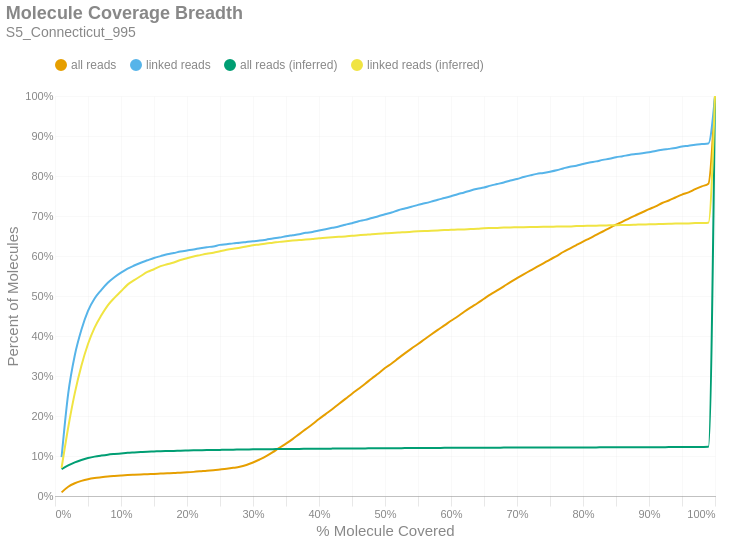

This figure's notebook cell:
### Markdown cell above
### Molecule Read Coverage
This chart shows molecule coverage breadth as computed by the number of bases aligned to that molecule. In other words, "*how much of each unique long molecule is actually sequenced/aligned?*" Keep in mind there is a distinction between sequences and alignments, since some sequences belonging to a particular molecule may not align well and wouldn't appear in the alignment data. This chart also shows molecule coverage breadth as computed by the *inferred fragment* from which the aligned sequences originate. Unlike read coverage, this calculation takes into account the total insert size, including unsequenced gaps between the forward and reverse reads. Like the previous figures, these are cumulative percents.

### Code cell
if SKIPLR:
    print_html(f"Skipped")
else:
    binned_df = consolidated_hist(valids['coverage_bp'], mask, 0.01, True)
    binned_df_inf = consolidated_hist(valids['coverage_inserts'], mask, 0.01, True)
    binned_df = binned_df.with_columns(pl.lit(binned_df_inf['all reads (cumsum)']).alias('all reads (inferred)'))
    binned_df = binned_df.with_columns(pl.lit(binned_df_inf['linked reads (cumsum)']).alias('linked reads (inferred)'))
    binned_df = binned_df.with_columns(
        (pl.col('bin').cast(pl.Float64) + 0.01).alias('right_edge')
    )

    with SafeRender(binned_df):
        (
            density_plot(binned_df, 'Molecule Coverage Breadth', samplename, 'molcov', ['all reads (inferred)','linked reads (inferred)'])
            .encode(
                #x=alt.X('bin:Q', title="% Molecule Covered").axis(format = '%').scale(padding=0),
                x=alt.X('right_edge:Q', title="% Molecule Covered").axis(format='%').scale(padding=0),
                y=alt.Y('value:Q', title='Percent of Molecules')
                    .axis(format='%')
                    .stack(False)
                    .scale(domainMin=0, padding=0),
                color=alt.Color("key:N").scale(domain = ["all reads", "linked reads", "all reads (inferred)", "linked reads (inferred)"]),
                tooltip = [
                    alt.Tooltip("key:N", title = "Data Type"),
                    alt.Tooltip("range_label:N", title="% Molecule Covered"),
                    alt.Tooltip("value:Q", format = ".2%", title="% Molecules")
                ]
            )
        ).display()

### Figure 1 — Vega-Lite specification as saved in the notebook (floating-point values rounded to 4 significant figures)
{"width": "container", "height": 400, "config": {"title": {"anchor": "start", "dy": -15, "fontSize": 18, "color": "#888888", "subtitleColor": "#888888", "subtitleFontSize": 14}, "arc": {"fill": "#0072B2"}, "axis": {"domainColor": "#888888", "domainWidth": 0.5, "gridWidth": 0.2, "grid": false, "titleFontWeight": 400, "titleFontSize": 15, "labelFontSize": 11, "labelColor": "#888888", "tickColor": "#888888", "tickWidth": 0.2, "titleColor": "#888888"}, "axisBand": {"grid": false}, "axisX": {"grid": true, "tickSize": 10, "domainCap": "round"}, "axisY": {"domain": false, "grid": true, "tickSize": 0, "domainCap": "round"}, "background": "transparent", "header": {"labelFontSize": 15, "labelColor": "#888888", "titleFontSize": 15, "titleFontWeight": 600, "titleColor": "#888888"}, "legend": {"labelFont": "sans-serif", "labelFontSize": 12, "labelColor": "#888888", "symbolSize": 100, "symbolType": "circle", "titleFontSize": 12, "titlePadding": 10, "titleColor": "#888888", "title": null, "orient": "top"}, "range": {"category": ["#E69F00", "#56B4E9", "#009E73", "#F0E442", "#0072B2", "#D55E00", "#CC79A7", "#000000"], "diverging": ["#cfe8f3", "#a2d4ec", "#73bfe2", "#46abdb", "#1696d2", "#12719e"]}, "area": {"fill": "#0072B2", "fillOpacity": 0.7, "line": true, "strokeOpacity": 0.7}, "line": {"color": "#0072B2", "stroke": "#0072B2", "strokeWidth": 2}, "trail": {"color": "#0072B2", "stroke": "#0072B2", "strokeWidth": 0, "size": 1}, "point": {"filled": true, "fillOpacity": 1.0, "size": 95}, "text": {"color": "#888888", "fontSize": 11, "align": "right", "fontWeight": 400, "size": 11}, "bar": {"fill": "#0072B2", "stroke": null}, "view": {"stroke": null, "continuousWidth": 660, "continuousHeight": 400}}, "data": {"name": "data-03aa999fd1791d0c87ec6a07f1e1e82c"}, "mark": {"type": "line", "interpolate": "monotone", "point": {"opacity": 0, "size": 275}}, "encoding": {"color": {"field": "key", "scale": {"domain": ["all reads", "linked reads", "all reads (inferred)", "linked reads (inferred)"]}, "type": "nominal"}, "tooltip": [{"field": "key", "title": "Data Type", "type": "nominal"}, {"field": "range_label", "title": "% Molecule Covered", "type": "nominal"}, {"field": "value", "format": ".2%", "title": "% Molecules", "type": "quantitative"}], "x": {"axis": {"format": "%"}, "field": "right_edge", "scale": {"padding": 0}, "title": "% Molecule Covered", "type": "quantitative"}, "y": {"axis": {"format": "%"}, "field": "value", "scale": {"domainMin": 0, "padding": 0}, "stack": false, "title": "Percent of Molecules", "type": "quantitative"}}, "params": [{"name": "param_c36ac31b6afebe62", "select": {"type": "point", "fields": ["key"]}, "bind": "legend"}], "title": {"text": "Molecule Coverage Breadth", "subtitle": "S5_Connecticut_995"}, "transform": [{"fold": ["all reads (cumsum)", "linked reads (cumsum)", "all reads (inferred)", "linked reads (inferred)"]}, {"calculate": "replace(datum.key, ' (cumsum)', '')", "as": "key"}, {"filter": {"param": "param_c36ac31b6afebe62"}}], "usermeta": {"embedOptions": {"downloadFileName": "S5_Connecticut_995.molcov"}}, "$schema": "https://vega.github.io/schema/vega-lite/v6.1.0.json", "datasets": {"data-03aa999fd1791d0c87ec6a07f1e1e82c": [{"bin": "0.0", "interval": "0.0-0.01", "all reads": 0.009089, "linked reads": 0.09725, "all reads (cumsum)": 0.009089, "linked reads (cumsum)": 0.09725, "range_label": "0.0-0.01", "all reads (inferred)": 0.06746, "linked reads (inferred)": 0.07035, "right_edge": 0.01}, {"bin": "0.01", "interval": "0.01-0.02", "all reads": 0.01409, "linked reads": 0.1584, "all reads (cumsum)": 0.02318, "linked reads (cumsum)": 0.2556, "range_label": "0.01-0.02", "all reads (inferred)": 0.07644, "linked reads (inferred)": 0.1713, "right_edge": 0.02}, {"bin": "0.02", "interval": "0.02-0.03", "all reads": 0.008709, "linked reads": 0.0961, "all reads (cumsum)": 0.03189, "linked reads (cumsum)": 0.3517, "range_label": "0.02-0.03", "all reads (inferred)": 0.084, "linked reads (inferred)": 0.2572, "right_edge": 0.03}, {"bin": "0.03", "interval": "0.03-0.04", "all reads": 0.005839, "linked reads": 0.06373, "all reads (cumsum)": 0.03773, "linked reads (cumsum)": 0.4155, "range_label": "0.03-0.04", "all reads (inferred)": 0.09007, "linked reads (inferred)": 0.3256, "right_edge": 0.04}, {"bin": "0.04", "interval": "0.04-0.05", "all reads": 0.004293, "linked reads": 0.04733, "all reads (cumsum)": 0.04202, "linked reads (cumsum)": 0.4628, "range_label": "0.04-0.05", "all reads (inferred)": 0.09485, "linked reads (inferred)": 0.3799, "right_edge": 0.05}, {"bin": "0.05", "interval": "0.05-0.06", "all reads": 0.002895, "linked reads": 0.03093, "all reads (cumsum)": 0.04492, "linked reads (cumsum)": 0.4937, "range_label": "0.05-0.06", "all reads (inferred)": 0.09843, "linked reads (inferred)": 0.4211, "right_edge": 0.06}, {"bin": "0.06", "interval": "0.06-0.07", "all reads": 0.00195, "linked reads": 0.021, "all reads (cumsum)": 0.04687, "linked reads (cumsum)": 0.5147, "range_label": "0.06-0.07", "all reads (inferred)": 0.1011, "linked reads (inferred)": 0.451, "right_edge": 0.07}, {"bin": "0.07", "interval": "0.07-0.08", "all reads": 0.00173, "linked reads": 0.01827, "all reads (cumsum)": 0.0486, "linked reads (cumsum)": 0.533, "range_label": "0.07-0.08", "all reads (inferred)": 0.1033, "linked reads (inferred)": 0.4766, "right_edge": 0.08}, {"bin": "0.08", "interval": "0.08-0.09", "all reads": 0.001337, "linked reads": 0.01395, "all reads (cumsum)": 0.04993, "linked reads (cumsum)": 0.547, "range_label": "0.08-0.09", "all reads (inferred)": 0.1049, "linked reads (inferred)": 0.4953, "right_edge": 0.09}, {"bin": "0.09", "interval": "0.09-0.1", "all reads": 0.00119, "linked reads": 0.01137, "all reads (cumsum)": 0.05112, "linked reads (cumsum)": 0.5583, "range_label": "0.09-0.1", "all reads (inferred)": 0.1064, "linked reads (inferred)": 0.5117, "right_edge": 0.1}, {"bin": "0.1", "interval": "0.1-0.11", "all reads": 0.001092, "linked reads": 0.01007, "all reads (cumsum)": 0.05222, "linked reads (cumsum)": 0.5684, "range_label": "0.1-0.11", "all reads (inferred)": 0.1079, "linked reads (inferred)": 0.5284, "right_edge": 0.11}, {"bin": "0.11", "interval": "0.11-0.12", "all reads": 0.0008464, "linked reads": 0.007769, "all reads (cumsum)": 0.05306, "linked reads (cumsum)": 0.5762, "range_label": "0.11-0.12", "all reads (inferred)": 0.1089, "linked reads (inferred)": 0.5395, "right_edge": 0.12}, {"bin": "0.12", "interval": "0.12-0.13", "all reads": 0.0007728, "linked reads": 0.007049, "all reads (cumsum)": 0.05384, "linked reads (cumsum)": 0.5832, "range_label": "0.12-0.13", "all reads (inferred)": 0.1098, "linked reads (inferred)": 0.55, "right_edge": 0.13}, {"bin": "0.13", "interval": "0.13-0.14", "all reads": 0.0006869, "linked reads": 0.006042, "all reads (cumsum)": 0.05452, "linked reads (cumsum)": 0.5893, "range_label": "0.13-0.14", "all reads (inferred)": 0.1107, "linked reads (inferred)": 0.5602, "right_edge": 0.14}, {"bin": "0.14", "interval": "0.14-0.15", "all reads": 0.000785, "linked reads": 0.005898, "all reads (cumsum)": 0.05531, "linked reads (cumsum)": 0.5952, "range_label": "0.14-0.15", "all reads (inferred)": 0.1113, "linked reads (inferred)": 0.567, "right_edge": 0.15}, {"bin": "0.15", "interval": "0.15-0.16", "all reads": 0.0006746, "linked reads": 0.004604, "all reads (cumsum)": 0.05598, "linked reads (cumsum)": 0.5998, "range_label": "0.15-0.16", "all reads (inferred)": 0.112, "linked reads (inferred)": 0.5746, "right_edge": 0.16}, {"bin": "0.16", "interval": "0.16-0.17", "all reads": 0.0006992, "linked reads": 0.00446, "all reads (cumsum)": 0.05668, "linked reads (cumsum)": 0.6042, "range_label": "0.16-0.17", "all reads (inferred)": 0.1124, "linked reads (inferred)": 0.5792, "right_edge": 0.17}, {"bin": "0.17", "interval": "0.17-0.18", "all reads": 0.0006378, "linked reads": 0.003165, "all reads (cumsum)": 0.05732, "linked reads (cumsum)": 0.6074, "range_label": "0.17-0.18", "all reads (inferred)": 0.1128, "linked reads (inferred)": 0.5838, "right_edge": 0.18}, {"bin": "0.18", "interval": "0.18-0.19", "all reads": 0.001018, "linked reads": 0.003597, "all reads (cumsum)": 0.05834, "linked reads (cumsum)": 0.611, "range_label": "0.18-0.19", "all reads (inferred)": 0.1133, "linked reads (inferred)": 0.59, "right_edge": 0.19}, {"bin": "0.19", "interval": "0.19-0.2", "all reads": 0.0008464, "linked reads": 0.002733, "all reads (cumsum)": 0.05918, "linked reads (cumsum)": 0.6137, "range_label": "0.19-0.2", "all reads (inferred)": 0.1137, "linked reads (inferred)": 0.5944, "right_edge": 0.2}, {"bin": "0.2", "interval": "0.2-0.21", "all reads": 0.001128, "linked reads": 0.002446, "all reads (cumsum)": 0.06031, "linked reads (cumsum)": 0.6162, "range_label": "0.2-0.21", "all reads (inferred)": 0.1141, "linked reads (inferred)": 0.5988, "right_edge": 0.21}, {"bin": "0.21", "interval": "0.21-0.22", "all reads": 0.001447, "linked reads": 0.003309, "all reads (cumsum)": 0.06176, "linked reads (cumsum)": 0.6195, "range_label": "0.21-0.22", "all reads (inferred)": 0.1144, "linked reads (inferred)": 0.6022, "right_edge": 0.22}, {"bin": "0.22", "interval": "0.22-0.23", "all reads": 0.001582, "linked reads": 0.00259, "all reads (cumsum)": 0.06334, "linked reads (cumsum)": 0.6221, "range_label": "0.22-0.23", "all reads (inferred)": 0.1147, "linked reads (inferred)": 0.6057, "right_edge": 0.23}, {"bin": "0.23", "interval": "0.23-0.24", "all reads": 0.001202, "linked reads": 0.00187, "all reads (cumsum)": 0.06454, "linked reads (cumsum)": 0.6239, "range_label": "0.23-0.24", "all reads (inferred)": 0.1149, "linked reads (inferred)": 0.6083, "right_edge": 0.24}, {"bin": "0.24", "interval": "0.24-0.25", "all reads": 0.001742, "linked reads": 0.003884, "all reads (cumsum)": 0.06629, "linked reads (cumsum)": 0.6278, "range_label": "0.24-0.25", "all reads (inferred)": 0.1153, "linked reads (inferred)": 0.6119, "right_edge": 0.25}, {"bin": "0.25", "interval": "0.25-0.26", "all reads": 0.001828, "linked reads": 0.001583, "all reads (cumsum)": 0.06811, "linked reads (cumsum)": 0.6294, "range_label": "0.25-0.26", "all reads (inferred)": 0.1156, "linked reads (inferred)": 0.6155, "right_edge": 0.26}, {"bin": "0.26", "interval": "0.26-0.27", "all reads": 0.002232, "linked reads": 0.002158, "all reads (cumsum)": 0.07035, "linked reads (cumsum)": 0.6316, "range_label": "0.26-0.27", "all reads (inferred)": 0.1159, "linked reads (inferred)": 0.6183, "right_edge": 0.27}, {"bin": "0.27", "interval": "0.27-0.28", "all reads": 0.002674, "linked reads": 0.001295, "all reads (cumsum)": 0.07302, "linked reads (cumsum)": 0.6329, "range_label": "0.27-0.28", "all reads (inferred)": 0.1161, "linked reads (inferred)": 0.6208, "right_edge": 0.28}, {"bin": "0.28", "interval": "0.28-0.29", "all reads": 0.004514, "linked reads": 0.002158, "all reads (cumsum)": 0.07753, "linked reads (cumsum)": 0.635, "range_label": "0.28-0.29", "all reads (inferred)": 0.1163, "linked reads (inferred)": 0.6237, "right_edge": 0.29}, {"bin": "0.29", "interval": "0.29-0.3", "all reads": 0.006108, "linked reads": 0.002014, "all reads (cumsum)": 0.08364, "linked reads (cumsum)": 0.637, "range_label": "0.29-0.3", "all reads (inferred)": 0.1166, "linked reads (inferred)": 0.6271, "right_edge": 0.3}, {"bin": "0.3", "interval": "0.3-0.31", "all reads": 0.00758, "linked reads": 0.001439, "all reads (cumsum)": 0.09122, "linked reads (cumsum)": 0.6385, "range_label": "0.3-0.31", "all reads (inferred)": 0.1167, "linked reads (inferred)": 0.6287, "right_edge": 0.31}, {"bin": "0.31", "interval": "0.31-0.32", "all reads": 0.008353, "linked reads": 0.002302, "all reads (cumsum)": 0.09958, "linked reads (cumsum)": 0.6408, "range_label": "0.31-0.32", "all reads (inferred)": 0.117, "linked reads (inferred)": 0.6313, "right_edge": 0.32}, {"bin": "0.32", "interval": "0.32-0.33", "all reads": 0.009997, "linked reads": 0.003021, "all reads (cumsum)": 0.1096, "linked reads (cumsum)": 0.6438, "range_label": "0.32-0.33", "all reads (inferred)": 0.1172, "linked reads (inferred)": 0.6331, "right_edge": 0.33}, {"bin": "0.33", "interval": "0.33-0.34", "all reads": 0.01101, "linked reads": 0.002302, "all reads (cumsum)": 0.1206, "linked reads (cumsum)": 0.6461, "range_label": "0.33-0.34", "all reads (inferred)": 0.1174, "linked reads (inferred)": 0.6353, "right_edge": 0.34}, {"bin": "0.34", "interval": "0.34-0.35", "all reads": 0.01028, "linked reads": 0.003165, "all reads (cumsum)": 0.1309, "linked reads (cumsum)": 0.6493, "range_label": "0.34-0.35", "all reads (inferred)": 0.1175, "linked reads (inferred)": 0.6369, "right_edge": 0.35}, {"bin": "0.35", "interval": "0.35-0.36", "all reads": 0.0113, "linked reads": 0.00259, "all reads (cumsum)": 0.1422, "linked reads (cumsum)": 0.6518, "range_label": "0.35-0.36", "all reads (inferred)": 0.1177, "linked reads (inferred)": 0.6385, "right_edge": 0.36}, {"bin": "0.36", "interval": "0.36-0.37", "all reads": 0.01261, "linked reads": 0.00259, "all reads (cumsum)": 0.1548, "linked reads (cumsum)": 0.6544, "range_label": "0.36-0.37", "all reads (inferred)": 0.1178, "linked reads (inferred)": 0.6398, "right_edge": 0.37}, {"bin": "0.37", "interval": "0.37-0.38", "all reads": 0.01234, "linked reads": 0.003453, "all reads (cumsum)": 0.1671, "linked reads (cumsum)": 0.6579, "range_label": "0.37-0.38", "all reads (inferred)": 0.1179, "linked reads (inferred)": 0.6411, "right_edge": 0.38}, {"bin": "0.38", "interval": "0.38-0.39", "all reads": 0.01246, "linked reads": 0.002158, "all reads (cumsum)": 0.1796, "linked reads (cumsum)": 0.66, "range_label": "0.38-0.39", "all reads (inferred)": 0.118, "linked reads (inferred)": 0.6426, "right_edge": 0.39}, {"bin": "0.39", "interval": "0.39-0.4", "all reads": 0.01287, "linked reads": 0.003597, "all reads (cumsum)": 0.1924, "linked reads (cumsum)": 0.6636, "range_label": "0.39-0.4", "all reads (inferred)": 0.1182, "linked reads (inferred)": 0.6442, "right_edge": 0.4}, {"bin": "0.4", "interval": "0.4-0.41", "all reads": 0.01235, "linked reads": 0.003453, "all reads (cumsum)": 0.2048, "linked reads (cumsum)": 0.6671, "range_label": "0.4-0.41", "all reads (inferred)": 0.1183, "linked reads (inferred)": 0.6454, "right_edge": 0.41}, {"bin": "0.41", "interval": "0.41-0.42", "all reads": 0.01222, "linked reads": 0.003309, "all reads (cumsum)": 0.217, "linked reads (cumsum)": 0.6704, "range_label": "0.41-0.42", "all reads (inferred)": 0.1184, "linked reads (inferred)": 0.6468, "right_edge": 0.42}, {"bin": "0.42", "interval": "0.42-0.43", "all reads": 0.01305, "linked reads": 0.003309, "all reads (cumsum)": 0.2301, "linked reads (cumsum)": 0.6737, "range_label": "0.42-0.43", "all reads (inferred)": 0.1186, "linked reads (inferred)": 0.648, "right_edge": 0.43}, {"bin": "0.43", "interval": "0.43-0.44", "all reads": 0.01266, "linked reads": 0.00446, "all reads (cumsum)": 0.2427, "linked reads (cumsum)": 0.6782, "range_label": "0.43-0.44", "all reads (inferred)": 0.1186, "linked reads (inferred)": 0.6488, "right_edge": 0.44}, {"bin": "0.44", "interval": "0.44-0.45", "all reads": 0.013, "linked reads": 0.00374, "all reads (cumsum)": 0.2557, "linked reads (cumsum)": 0.6819, "range_label": "0.44-0.45", "all reads (inferred)": 0.1188, "linked reads (inferred)": 0.6506, "right_edge": 0.45}, {"bin": "0.45", "interval": "0.45-0.46", "all reads": 0.01243, "linked reads": 0.005035, "all reads (cumsum)": 0.2681, "linked reads (cumsum)": 0.687, "range_label": "0.45-0.46", "all reads (inferred)": 0.1189, "linked reads (inferred)": 0.6518, "right_edge": 0.46}, {"bin": "0.46", "interval": "0.46-0.47", "all reads": 0.01247, "linked reads": 0.003309, "all reads (cumsum)": 0.2806, "linked reads (cumsum)": 0.6903, "range_label": "0.46-0.47", "all reads (inferred)": 0.1191, "linked reads (inferred)": 0.6531, "right_edge": 0.47}, {"bin": "0.47", "interval": "0.47-0.48", "all reads": 0.0133, "linked reads": 0.004748, "all reads (cumsum)": 0.2939, "linked reads (cumsum)": 0.695, "range_label": "0.47-0.48", "all reads (inferred)": 0.1192, "linked reads (inferred)": 0.6546, "right_edge": 0.48}, {"bin": "0.48", "interval": "0.48-0.49", "all reads": 0.01236, "linked reads": 0.00446, "all reads (cumsum)": 0.3063, "linked reads (cumsum)": 0.6995, "range_label": "0.48-0.49", "all reads (inferred)": 0.1193, "linked reads (inferred)": 0.6554, "right_edge": 0.49}, {"bin": "0.49", "interval": "0.49-0.5", "all reads": 0.01358, "linked reads": 0.005035, "all reads (cumsum)": 0.3199, "linked reads (cumsum)": 0.7045, "range_label": "0.49-0.5", "all reads (inferred)": 0.1194, "linked reads (inferred)": 0.6566, "right_edge": 0.5}, {"bin": "0.5", "interval": "0.5-0.51", "all reads": 0.01133, "linked reads": 0.004172, "all reads (cumsum)": 0.3312, "linked reads (cumsum)": 0.7087, "range_label": "0.5-0.51", "all reads (inferred)": 0.1195, "linked reads (inferred)": 0.6577, "right_edge": 0.51}, {"bin": "0.51", "interval": "0.51-0.52", "all reads": 0.01281, "linked reads": 0.005898, "all reads (cumsum)": 0.344, "linked reads (cumsum)": 0.7146, "range_label": "0.51-0.52", "all reads (inferred)": 0.1196, "linked reads (inferred)": 0.6585, "right_edge": 0.52}, {"bin": "0.52", "interval": "0.52-0.53", "all reads": 0.01247, "linked reads": 0.004172, "all reads (cumsum)": 0.3565, "linked reads (cumsum)": 0.7187, "range_label": "0.52-0.53", "all reads (inferred)": 0.1197, "linked reads (inferred)": 0.6596, "right_edge": 0.53}, {"bin": "0.53", "interval": "0.53-0.54", "all reads": 0.01202, "linked reads": 0.004172, "all reads (cumsum)": 0.3685, "linked reads (cumsum)": 0.7229, "range_label": "0.53-0.54", "all reads (inferred)": 0.1198, "linked reads (inferred)": 0.6606, "right_edge": 0.54}, {"bin": "0.54", "interval": "0.54-0.55", "all reads": 0.01141, "linked reads": 0.004891, "all reads (cumsum)": 0.3799, "linked reads (cumsum)": 0.7278, "range_label": "0.54-0.55", "all reads (inferred)": 0.1199, "linked reads (inferred)": 0.6616, "right_edge": 0.55}, {"bin": "0.55", "interval": "0.55-0.56", "all reads": 0.01197, "linked reads": 0.003884, "all reads (cumsum)": 0.3919, "linked reads (cumsum)": 0.7317, "range_label": "0.55-0.56", "all reads (inferred)": 0.12, "linked reads (inferred)": 0.6625, "right_edge": 0.56}, {"bin": "0.56", "interval": "0.56-0.57", "all reads": 0.01186, "linked reads": 0.004316, "all reads (cumsum)": 0.4037, "linked reads (cumsum)": 0.736, "range_label": "0.56-0.57", "all reads (inferred)": 0.1201, "linked reads (inferred)": 0.6631, "right_edge": 0.57}, {"bin": "0.57", "interval": "0.57-0.58", "all reads": 0.01154, "linked reads": 0.004748, "all reads (cumsum)": 0.4153, "linked reads (cumsum)": 0.7408, "range_label": "0.57-0.58", "all reads (inferred)": 0.1202, "linked reads (inferred)": 0.6639, "right_edge": 0.58}, {"bin": "0.58", "interval": "0.58-0.59", "all reads": 0.01115, "linked reads": 0.004028, "all reads (cumsum)": 0.4264, "linked reads (cumsum)": 0.7448, "range_label": "0.58-0.59", "all reads (inferred)": 0.1204, "linked reads (inferred)": 0.6649, "right_edge": 0.59}, {"bin": "0.59", "interval": "0.59-0.6", "all reads": 0.01168, "linked reads": 0.004604, "all reads (cumsum)": 0.4381, "linked reads (cumsum)": 0.7494, "range_label": "0.59-0.6", "all reads (inferred)": 0.1204, "linked reads (inferred)": 0.6654, "right_edge": 0.6}, {"bin": "0.6", "interval": "0.6-0.61", "all reads": 0.01059, "linked reads": 0.005035, "all reads (cumsum)": 0.4487, "linked reads (cumsum)": 0.7544, "range_label": "0.6-0.61", "all reads (inferred)": 0.1205, "linked reads (inferred)": 0.6659, "right_edge": 0.61}, {"bin": "0.61", "interval": "0.61-0.62", "all reads": 0.01202, "linked reads": 0.00446, "all reads (cumsum)": 0.4607, "linked reads (cumsum)": 0.7589, "range_label": "0.61-0.62", "all reads (inferred)": 0.1205, "linked reads (inferred)": 0.6664, "right_edge": 0.62}, {"bin": "0.62", "interval": "0.62-0.63", "all reads": 0.01094, "linked reads": 0.005035, "all reads (cumsum)": 0.4717, "linked reads (cumsum)": 0.7639, "range_label": "0.62-0.63", "all reads (inferred)": 0.1206, "linked reads (inferred)": 0.6672, "right_edge": 0.63}, {"bin": "0.63", "interval": "0.63-0.64", "all reads": 0.01028, "linked reads": 0.004028, "all reads (cumsum)": 0.4819, "linked reads (cumsum)": 0.7679, "range_label": "0.63-0.64", "all reads (inferred)": 0.1206, "linked reads (inferred)": 0.6678, "right_edge": 0.64}, {"bin": "0.64", "interval": "0.64-0.65", "all reads": 0.01116, "linked reads": 0.003309, "all reads (cumsum)": 0.4931, "linked reads (cumsum)": 0.7713, "range_label": "0.64-0.65", "all reads (inferred)": 0.1208, "linked reads (inferred)": 0.6693, "right_edge": 0.65}, {"bin": "0.65", "interval": "0.65-0.66", "all reads": 0.01093, "linked reads": 0.004748, "all reads (cumsum)": 0.504, "linked reads (cumsum)": 0.776, "range_label": "0.65-0.66", "all reads (inferred)": 0.1208, "linked reads (inferred)": 0.6698, "right_edge": 0.66}, {"bin": "0.66", "interval": "0.66-0.67", "all reads": 0.009825, "linked reads": 0.003884, "all reads (cumsum)": 0.5138, "linked reads (cumsum)": 0.7799, "range_label": "0.66-0.67", "all reads (inferred)": 0.1209, "linked reads (inferred)": 0.6703, "right_edge": 0.67}, {"bin": "0.67", "interval": "0.67-0.68", "all reads": 0.01028, "linked reads": 0.004028, "all reads (cumsum)": 0.5241, "linked reads (cumsum)": 0.7839, "range_label": "0.67-0.68", "all reads (inferred)": 0.1209, "linked reads (inferred)": 0.6711, "right_edge": 0.68}, {"bin": "0.68", "interval": "0.68-0.69", "all reads": 0.01057, "linked reads": 0.005035, "all reads (cumsum)": 0.5347, "linked reads (cumsum)": 0.789, "range_label": "0.68-0.69", "all reads (inferred)": 0.121, "linked reads (inferred)": 0.6713, "right_edge": 0.69}, {"bin": "0.69", "interval": "0.69-0.7", "all reads": 0.009837, "linked reads": 0.003597, "all reads (cumsum)": 0.5445, "linked reads (cumsum)": 0.7925, "range_label": "0.69-0.7", "all reads (inferred)": 0.121, "linked reads (inferred)": 0.6718, "right_edge": 0.7}, {"bin": "0.7", "interval": "0.7-0.71", "all reads": 0.009678, "linked reads": 0.004748, "all reads (cumsum)": 0.5542, "linked reads (cumsum)": 0.7973, "range_label": "0.7-0.71", "all reads (inferred)": 0.121, "linked reads (inferred)": 0.6721, "right_edge": 0.71}, {"bin": "0.71", "interval": "0.71-0.72", "all reads": 0.009408, "linked reads": 0.004316, "all reads (cumsum)": 0.5636, "linked reads (cumsum)": 0.8016, "range_label": "0.71-0.72", "all reads (inferred)": 0.1211, "linked reads (inferred)": 0.6724, "right_edge": 0.72}, {"bin": "0.72", "interval": "0.72-0.73", "all reads": 0.008954, "linked reads": 0.00374, "all reads (cumsum)": 0.5726, "linked reads (cumsum)": 0.8054, "range_label": "0.72-0.73", "all reads (inferred)": 0.1211, "linked reads (inferred)": 0.6727, "right_edge": 0.73}, {"bin": "0.73", "interval": "0.73-0.74", "all reads": 0.009187, "linked reads": 0.002302, "all reads (cumsum)": 0.5818, "linked reads (cumsum)": 0.8077, "range_label": "0.73-0.74", "all reads (inferred)": 0.1212, "linked reads (inferred)": 0.673, "right_edge": 0.74}, {"bin": "0.74", "interval": "0.74-0.75", "all reads": 0.009384, "linked reads": 0.003165, "all reads (cumsum)": 0.5911, "linked reads (cumsum)": 0.8108, "range_label": "0.74-0.75", "all reads (inferred)": 0.1212, "linked reads (inferred)": 0.6733, "right_edge": 0.75}, {"bin": "0.75", "interval": "0.75-0.76", "all reads": 0.008832, "linked reads": 0.003597, "all reads (cumsum)": 0.6, "linked reads (cumsum)": 0.8144, "range_label": "0.75-0.76", "all reads (inferred)": 0.1212, "linked reads (inferred)": 0.6736, "right_edge": 0.76}, {"bin": "0.76", "interval": "0.76-0.77", "all reads": 0.01002, "linked reads": 0.00446, "all reads (cumsum)": 0.61, "linked reads (cumsum)": 0.8189, "range_label": "0.76-0.77", "all reads (inferred)": 0.1212, "linked reads (inferred)": 0.6739, "right_edge": 0.77}, {"bin": "0.77", "interval": "0.77-0.78", "all reads": 0.008537, "linked reads": 0.004316, "all reads (cumsum)": 0.6185, "linked reads (cumsum)": 0.8232, "range_label": "0.77-0.78", "all reads (inferred)": 0.1213, "linked reads (inferred)": 0.674, "right_edge": 0.78}, {"bin": "0.78", "interval": "0.78-0.79", "all reads": 0.008881, "linked reads": 0.002446, "all reads (cumsum)": 0.6274, "linked reads (cumsum)": 0.8256, "range_label": "0.78-0.79", "all reads (inferred)": 0.1214, "linked reads (inferred)": 0.6749, "right_edge": 0.79}, {"bin": "0.79", "interval": "0.79-0.8", "all reads": 0.008672, "linked reads": 0.00446, "all reads (cumsum)": 0.6361, "linked reads (cumsum)": 0.8301, "range_label": "0.79-0.8", "all reads (inferred)": 0.1214, "linked reads (inferred)": 0.6753, "right_edge": 0.8}, {"bin": "0.8", "interval": "0.8-0.81", "all reads": 0.00801, "linked reads": 0.003597, "all reads (cumsum)": 0.6441, "linked reads (cumsum)": 0.8337, "range_label": "0.8-0.81", "all reads (inferred)": 0.1215, "linked reads (inferred)": 0.6754, "right_edge": 0.81}, {"bin": "0.81", "interval": "0.81-0.82", "all reads": 0.008697, "linked reads": 0.002877, "all reads (cumsum)": 0.6528, "linked reads (cumsum)": 0.8366, "range_label": "0.81-0.82", "all reads (inferred)": 0.1215, "linked reads (inferred)": 0.6757, "right_edge": 0.82}, {"bin": "0.82", "interval": "0.82-0.83", "all reads": 0.008464, "linked reads": 0.00374, "all reads (cumsum)": 0.6613, "linked reads (cumsum)": 0.8403, "range_label": "0.82-0.83", "all reads (inferred)": 0.1216, "linked reads (inferred)": 0.6763, "right_edge": 0.83}, {"bin": "0.83", "interval": "0.83-0.84", "all reads": 0.008697, "linked reads": 0.00259, "all reads (cumsum)": 0.67, "linked reads (cumsum)": 0.8429, "range_label": "0.83-0.84", "all reads (inferred)": 0.1217, "linked reads (inferred)": 0.6766, "right_edge": 0.84}, {"bin": "0.84", "interval": "0.84-0.85", "all reads": 0.008255, "linked reads": 0.004028, "all reads (cumsum)": 0.6782, "linked reads (cumsum)": 0.8469, "range_label": "0.84-0.85", "all reads (inferred)": 0.1217, "linked reads (inferred)": 0.6772, "right_edge": 0.85}, {"bin": "0.85", "interval": "0.85-0.86", "all reads": 0.007691, "linked reads": 0.00259, "all reads (cumsum)": 0.6859, "linked reads (cumsum)": 0.8495, "range_label": "0.85-0.86", "all reads (inferred)": 0.1218, "linked reads (inferred)": 0.6775, "right_edge": 0.86}, {"bin": "0.86", "interval": "0.86-0.87", "all reads": 0.008304, "linked reads": 0.003165, "all reads (cumsum)": 0.6942, "linked reads (cumsum)": 0.8527, "range_label": "0.86-0.87", "all reads (inferred)": 0.1218, "linked reads (inferred)": 0.6777, "right_edge": 0.87}, {"bin": "0.87", "interval": "0.87-0.88", "all reads": 0.007715, "linked reads": 0.002158, "all reads (cumsum)": 0.7019, "linked reads (cumsum)": 0.8548, "range_label": "0.87-0.88", "all reads (inferred)": 0.1219, "linked reads (inferred)": 0.6783, "right_edge": 0.88}, {"bin": "0.88", "interval": "0.88-0.89", "all reads": 0.007482, "linked reads": 0.002014, "all reads (cumsum)": 0.7094, "linked reads (cumsum)": 0.8569, "range_label": "0.88-0.89", "all reads (inferred)": 0.1219, "linked reads (inferred)": 0.6789, "right_edge": 0.89}, {"bin": "0.89", "interval": "0.89-0.9", "all reads": 0.00758, "linked reads": 0.002302, "all reads (cumsum)": 0.717, "linked reads (cumsum)": 0.8592, "range_label": "0.89-0.9", "all reads (inferred)": 0.122, "linked reads (inferred)": 0.6792, "right_edge": 0.9}, {"bin": "0.9", "interval": "0.9-0.91", "all reads": 0.007176, "linked reads": 0.003453, "all reads (cumsum)": 0.7242, "linked reads (cumsum)": 0.8626, "range_label": "0.9-0.91", "all reads (inferred)": 0.1221, "linked reads (inferred)": 0.6796, "right_edge": 0.91}, {"bin": "0.91", "interval": "0.91-0.92", "all reads": 0.00828, "linked reads": 0.002877, "all reads (cumsum)": 0.7324, "linked reads (cumsum)": 0.8655, "range_label": "0.91-0.92", "all reads (inferred)": 0.1221, "linked reads (inferred)": 0.6799, "right_edge": 0.92}, {"bin": "0.92", "interval": "0.92-0.93", "all reads": 0.006378, "linked reads": 0.002302, "all reads (cumsum)": 0.7388, "linked reads (cumsum)": 0.8678, "range_label": "0.92-0.93", "all reads (inferred)": 0.1222, "linked reads (inferred)": 0.6803, "right_edge": 0.93}, {"bin": "0.93", "interval": "0.93-0.94", "all reads": 0.007445, "linked reads": 0.002446, "all reads (cumsum)": 0.7463, "linked reads (cumsum)": 0.8702, "range_label": "0.93-0.94", "all reads (inferred)": 0.1223, "linked reads (inferred)": 0.6811, "right_edge": 0.94}, {"bin": "0.94", "interval": "0.94-0.95", "all reads": 0.007237, "linked reads": 0.003453, "all reads (cumsum)": 0.7535, "linked reads (cumsum)": 0.8737, "range_label": "0.94-0.95", "all reads (inferred)": 0.1223, "linked reads (inferred)": 0.6812, "right_edge": 0.95}, {"bin": "0.95", "interval": "0.95-0.96", "all reads": 0.005581, "linked reads": 0.002014, "all reads (cumsum)": 0.7591, "linked reads (cumsum)": 0.8757, "range_label": "0.95-0.96", "all reads (inferred)": 0.1224, "linked reads (inferred)": 0.6815, "right_edge": 0.96}, {"bin": "0.96", "interval": "0.96-0.97", "all reads": 0.007936, "linked reads": 0.002446, "all reads (cumsum)": 0.767, "linked reads (cumsum)": 0.8781, "range_label": "0.96-0.97", "all reads (inferred)": 0.1225, "linked reads (inferred)": 0.6822, "right_edge": 0.97}, {"bin": "0.97", "interval": "0.97-0.98", "all reads": 0.007053, "linked reads": 0.001583, "all reads (cumsum)": 0.7741, "linked reads (cumsum)": 0.8797, "range_label": "0.97-0.98", "all reads (inferred)": 0.1227, "linked reads (inferred)": 0.6825, "right_edge": 0.98}, {"bin": "0.98", "interval": "0.98-0.99", "all reads": 0.006501, "linked reads": 0.001439, "all reads (cumsum)": 0.7806, "linked reads (cumsum)": 0.8812, "range_label": "0.98-0.99", "all reads (inferred)": 0.1229, "linked reads (inferred)": 0.6832, "right_edge": 0.99}, {"bin": "0.99", "interval": "0.99-1.0", "all reads": 0.2194, "linked reads": 0.1188, "all reads (cumsum)": 1.0, "linked reads (cumsum)": 1.0, "range_label": "0.99-1.0", "all reads (inferred)": 1.0, "linked reads (inferred)": 1.0, "right_edge": 1.0}]}}
